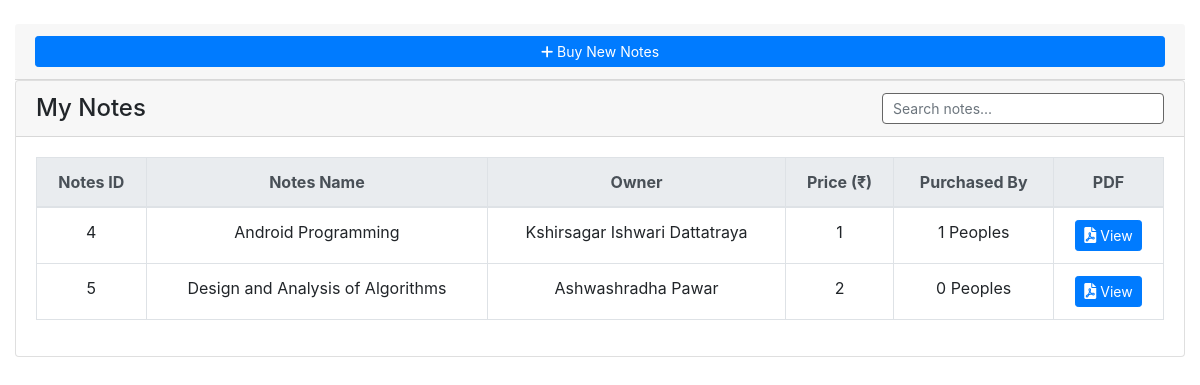
/notes.php, run on the app's committed database.
### tables this page shows
CREATE TABLE `notes` (
  `notes_id` int(11) NOT NULL,
  `notes_owner_id` int(11) NOT NULL,
  `notes_name` varchar(200) NOT NULL,
  `notes_price` int(11) NOT NULL,
  `notes_pdf_link` varchar(500) NOT NULL
);

CREATE TABLE `users_database` (
  `user_id` int(11) NOT NULL,
  `name` varchar(200) NOT NULL,
  `email` varchar(200) NOT NULL,
  `password` varchar(200) NOT NULL,
  `user_type` int(11) NOT NULL,
  `phone_number` varchar(200) NOT NULL,
  `address` varchar(200) NOT NULL,
  `facebook` text NOT NULL,
  `instagram` text NOT NULL,
  `linkedin` text NOT NULL,
  `twitter` text NOT NULL,
  `github` text NOT NULL,
  `profile_information` text NOT NULL,
  `recent_activities` text NOT NULL,
  `created_on` datetime NOT NULL DEFAULT current_timestamp()
);

### notes.php (the view, shortened to what this page needs)
<?php
include 'db_connect.php';
?>
<!DOCTYPE html>
<html>
<head>
    <link rel="stylesheet" href="https://stackpath.bootstrapcdn.com/bootstrap/4.6.0/css/bootstrap.min.css">
    <link rel="stylesheet" href="https://cdnjs.cloudflare.com/ajax/libs/font-awesome/6.0.0/css/all.min.css">
</head>
<body>
<div class="container-fluid mt-4">
    <div class="card-header">
        <div class="card-tools">
            <a class="btn btn-block btn-sm btn-primary btn-flat" href="./index.php?page=new_notes">
                <i class="fa fa-plus"></i> Buy New Notes
            </a>
        </div>
    </div>
    <div class="card card-outline card-success">
        <div class="card-header d-flex justify-content-between align-items-center">
            <h4 class="card-title mb-0">My Notes</h4>
            <input type="text" id="searchInput" class="form-control form-control-sm w-25" placeholder="Search notes...">
        </div>
        <div class="card-body">
            <div class="table-responsive">
                <table class="table table-bordered table-hover" id="notesTable">
                    <thead class="thead-light">
                        <tr>
                            <th class="text-center" onclick="sortTable(0)">Notes ID</th>
                            <th class="text-center" onclick="sortTable(1)">Notes Name</th>
                            <th class="text-center" onclick="sortTable(2)">Owner</th>
                            <th class="text-center" onclick="sortTable(3)">Price (₹)</th>
                            <th class="text-center" onclick="sortTable(4)">Purchased By</th>
                            <th class="text-center">PDF</th>
                        </tr>
                    </thead>
                    <tbody>
                        <?php
                        if ($_SESSION['login_user_type'] == 3) {
                            $qry = $conn->query("
                                SELECT
                                    n.notes_id,
                                    n.notes_name,
                                    n.notes_price,
                                    u.name AS owner_name,
                                    COUNT(snr_all.student_id) AS total_purchased
                                FROM studentnotesregistered snr
                                INNER JOIN notes n
                                    ON snr.notes_id = n.notes_id
                                INNER JOIN users_database u
                                    ON n.notes_owner_id = u.user_id
                                LEFT JOIN studentnotesregistered snr_all
                                    ON snr_all.notes_id = n.notes_id
                                WHERE snr.student_id = " . (int)$_SESSION['login_user_id'] . "
                                GROUP BY n.notes_id
                            ");
                        } else {
                            $qry = $conn->query("
                                SELECT
                                    n.notes_id,
                                    n.notes_name,
                                    n.notes_price,
                                    u.name AS owner_name,
                                    COUNT(snr.student_id) AS total_purchased
                                FROM notes n
                                JOIN users_database u ON n.notes_owner_id = u.user_id
                                LEFT JOIN studentnotesregistered snr
                                    ON snr.notes_id = n.notes_id
                                GROUP BY n.notes_id
                            ");
                        }
                        while ($row = $qry->fetch_assoc()):
                        ?>
                        <tr>
                            <td class="text-center"><?php echo $row['notes_id']; ?></td>
                            <td class="text-center"><?php echo $row['notes_name']; ?></td>
                            <td class="text-center"><?php echo $row['owner_name']; ?></td>
                            <td class="text-center"><?php echo $row['notes_price']; ?></td>
                            <td class="text-center">
                                <?php echo $row['total_purchased']; ?> Peoples
                            </td>
                            <td class="text-center">
                                <a href="index.php?page=view_notes_pdf&id=<?php echo $row['notes_id']; ?>"
                                   class="btn btn-sm btn-primary">
                                    <i class="fa fa-file-pdf" style="font-size: 16px;"></i> View
                                </a>
                            </td>
                        </tr>
                        <?php endwhile; ?>
                    </tbody>
                </table>
            </div>
        </div>
    </div>
</div>
</body>
</html>

### notes.php (style rules this page uses)
#searchInput { border: 1px solid #666; border-radius: 4px; padding: 6px 10px; }

### data on the page
notes: notes_id "4", notes_name "Android Programming", notes_owner.name "Kshirsagar Ishwari Dattatraya", notes_price "1", total_purchased "1"
notes: notes_id "5", notes_name "Design and Analysis of Algorithms", notes_owner.name "Ashwashradha Pawar", notes_price "2", total_purchased "0"
